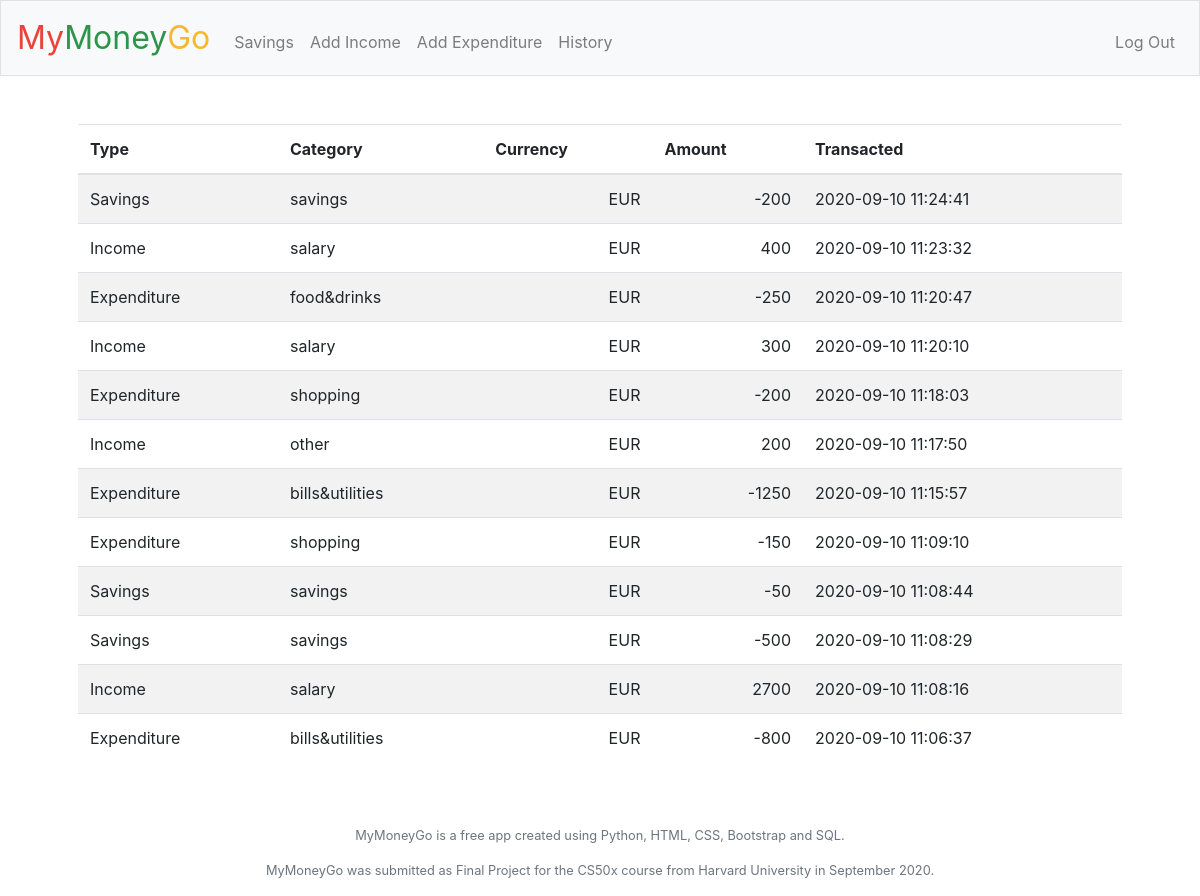
The page /history (signed in) on the database its author committed.
### tables this page shows
CREATE TABLE 'transactions' (user_id int, type varchar(255) NOT NULL, category varchar(255), amount NUMERIC, transacted DATETIME NOT NULL DEFAULT CURRENT_TIMESTAMP, 'currency' varchar(255) NOT NULL);

### application.py (the view)
@app.route("/history")
@login_required
def history():
    rows = db.execute("SELECT * FROM transactions WHERE user_id=:user_id ORDER BY transacted DESC", user_id=session["user_id"])
    holdings = []
    for row in rows:
        holdings.append({
            "type": row["type"],
            "category": row["category"],
            "currency": row["currency"],
            "amount": row["amount"],
            "transacted": row["transacted"]
        })
    return render_template("history.html", holdings=holdings)

### application.py (called while the page is built)
@app.after_request
def after_request(response):
    response.headers["Cache-Control"] = "no-cache, no-store, must-revalidate"
    response.headers["Expires"] = 0
    response.headers["Pragma"] = "no-cache"
    return response

### helpers.py (called while the page is built)
def login_required(f):
    @wraps(f)
    def decorated_function(*args, **kwargs):
        if session.get("user_id") is None:
            return redirect("/login")
        return f(*args, **kwargs)
    return decorated_function

### templates/history.html (shortened to what this page needs)
{% extends "layout.html" %}
{% block main %}
    <table class="table table-striped">
        <thead>
            <tr>
                <th>Type</th>
                <th>Category</th>
                <th>Currency</th>
                <th>Amount</th>
                <th>Transacted</th>
            </tr>
        </thead>
        <tbody>
            {% for holding in holdings %}
            <tr>
                <td>{{holding["type"]}}</td>
                <td>{{holding["category"]}}</td>
                <td id="category">{{holding["currency"]}}</td>
                <td id="category">{{holding["amount"]}}</td>
                <td>{{holding["transacted"]}}</td>
            </tr>
            {% endfor %}
        </tbody>
    </table>
{% endblock %}

### templates/layout.html (shortened to what this page needs)
<!DOCTYPE html>
<html lang="en">
    <head>
        <link href="https://maxcdn.bootstrapcdn.com/bootstrap/4.1.3/css/bootstrap.min.css" rel="stylesheet">
        <link rel="stylesheet" href="https://stackpath.bootstrapcdn.com/bootstrap/4.5.2/css/bootstrap.min.css">
        <link href="/static/styles.css" rel="stylesheet">
    </head>
    <body>
        <nav class="navbar navbar-expand-md navbar-light bg-light border">
            <a class="navbar-brand" href="/"><span class="red">My</span><span class="green">Money</span><span class="yellow">Go</span></a>
            <div class="collapse navbar-collapse" id="navbar">
                {% if session.user_id %}
                    <ul class="navbar-nav mr-auto mt-2">
                        <li class="nav-item"><a class="nav-link" href="/savings">Savings</a></li>
                        <li class="nav-item"><a class="nav-link" href="/income">Add Income</a></li>
                        <li class="nav-item"><a class="nav-link" href="/expenditure">Add Expenditure</a></li>
                        <li class="nav-item"><a class="nav-link" href="/history">History</a></li>
                    </ul>
                    <ul class="navbar-nav ml-auto mt-2">
                        <li class="nav-item"><a class="nav-link" href="/logout">Log Out</a></li>
                    </ul>
                {% else %}
                    <ul class="navbar-nav ml-auto mt-2">
                        <li class="nav-item"><a class="nav-link" href="/register">Register</a></li>
                        <li class="nav-item"><a class="nav-link" href="/login">Log In</a></li>
                    </ul>
                {% endif %}
            </div>
        </nav>
        <main class="container p-5">
            {% block main %}{% endblock %}
        </main>
        <footer class="small text-center text-muted">
            <p>MyMoneyGo is a free app created using Python, HTML, CSS, Bootstrap and SQL.</p>
            <p>MyMoneyGo was submitted as Final Project for the CS50x course from Harvard University in September 2020.</p>
        </footer>
    </body>
</html>

### static/styles.css (style rules this page uses)
nav .navbar-brand { font-size: xx-large; }
nav .navbar-brand .red { color: #ea433b; }
nav .navbar-brand .yellow { color: #f5b82e; }
nav .navbar-brand .green { color: #2e944b; }
main { overflow-x: auto; text-align: center; }
main table { text-align:left; }
#category { text-align: right; }

### rows shown on the page
transactions: type "Savings", category "savings", currency "EUR", amount "-200", transacted "2020-09-10 11:24:41"
transactions: type "Income", category "salary", currency "EUR", amount "400", transacted "2020-09-10 11:23:32"
transactions: type "Expenditure", category "food&drinks", currency "EUR", amount "-250", transacted "2020-09-10 11:20:47"
transactions: type "Income", category "salary", currency "EUR", amount "300", transacted "2020-09-10 11:20:10"
transactions: type "Expenditure", category "shopping", currency "EUR", amount "-200", transacted "2020-09-10 11:18:03"
transactions: type "Income", category "other", currency "EUR", amount "200", transacted "2020-09-10 11:17:50"
transactions: type "Expenditure", category "bills&utilities", currency "EUR", amount "-1250", transacted "2020-09-10 11:15:57"
transactions: type "Expenditure", category "shopping", currency "EUR", amount "-150", transacted "2020-09-10 11:09:10"
transactions: type "Savings", category "savings", currency "EUR", amount "-50", transacted "2020-09-10 11:08:44"
transactions: type "Savings", category "savings", currency "EUR", amount "-500", transacted "2020-09-10 11:08:29"
transactions: type "Income", category "salary", currency "EUR", amount "2700", transacted "2020-09-10 11:08:16"
transactions: type "Expenditure", category "bills&utilities", currency "EUR", amount "-800", transacted "2020-09-10 11:06:37"
